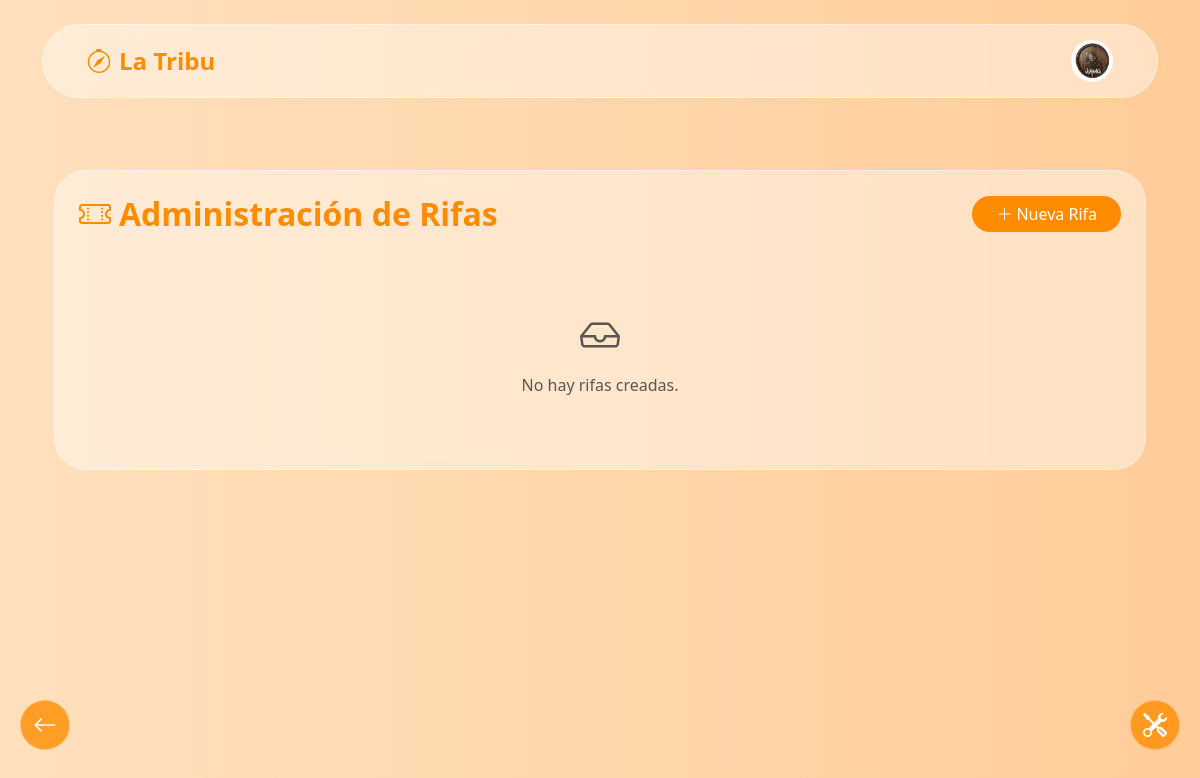
/admin/rifas (signed in), run on an earlier commit of the app's database.
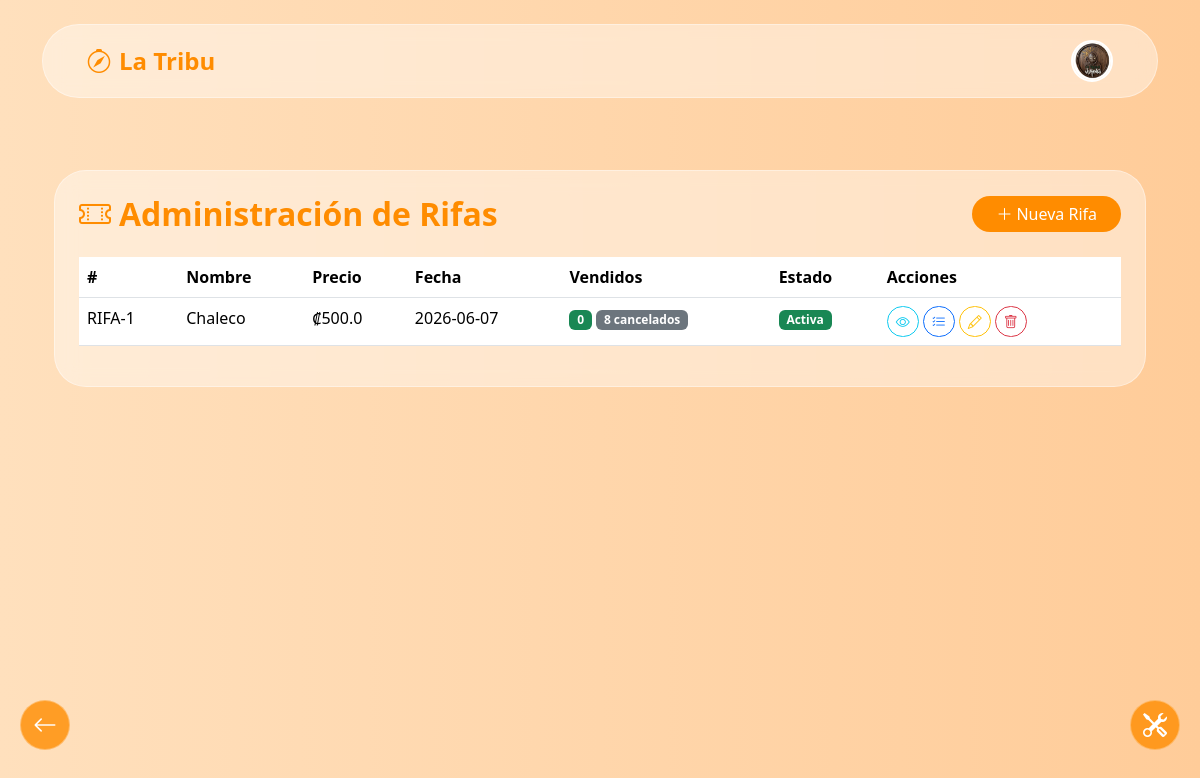
And on a later commit of the database.
### models.py (models this page shows)
class User(db.Model):
    id = db.Column(db.Integer, primary_key=True)
    role = db.Column(db.String(20), default='Usuario')
    weight = db.Column(db.Integer, default=1)
    avatar = db.Column(db.String(255), default='default.png')
    name = db.Column(db.String(100), nullable=False)
    last_name_1 = db.Column(db.String(100), nullable=False)
    last_name_2 = db.Column(db.String(100), nullable=False)
    email = db.Column(db.String(120), unique=True, nullable=False)
    phone_code = db.Column(db.String(10))
    phone = db.Column(db.String(20))
    dob = db.Column(db.Date)
    password_hash = db.Column(db.String(255), nullable=False)
    status = db.Column(db.String(20), default='Activo')
    whatsapp = db.Column(db.String(20))
    facebook = db.Column(db.String(255))
    instagram = db.Column(db.String(255))
    address = db.Column(db.String(255))
    institution = db.Column(db.String(200))
    other_info = db.Column(db.Text)
    reset_token = db.Column(db.String(64))
    reset_expires = db.Column(db.String(30))
    created_at = db.Column(db.DateTime, default=datetime.utcnow)
    updated_at = db.Column(db.DateTime, default=datetime.utcnow, onupdate=datetime.utcnow)

class Raffle(db.Model):
    __tablename__ = 'raffle'
    id = db.Column(db.Integer, primary_key=True)
    raffle_number = db.Column(db.String(50), unique=True, nullable=False)
    name = db.Column(db.String(200), nullable=False)
    price = db.Column(db.Float, nullable=False)
    prize = db.Column(db.String(500), nullable=False)
    detail = db.Column(db.Text, nullable=False)
    raffle_date = db.Column(db.Date, nullable=False)
    raffle_time = db.Column(db.String(50))
    image_filename = db.Column(db.String(255), nullable=False)
    winning_numbers = db.Column(db.Text, default='[]')  # JSON string
    sinpe_name_default = db.Column(db.String(200))
    sinpe_phone_default = db.Column(db.String(50))
    created_at = db.Column(db.DateTime, default=datetime.utcnow)
    is_active = db.Column(db.Boolean, default=True)
    selections = db.relationship('RaffleSelection', backref='raffle', lazy=True, cascade='all, delete-orphan')

### routes/rifas_admin.py (the view)
@bp.route('/admin/rifas')
def admin_rifas():
    if session.get('role') != 'Superusuario':
        flash('Acceso denegado', 'danger')
        return redirect(url_for('main.home'))
    rifas = Raffle.query.order_by(Raffle.created_at.desc()).all()
    raffle_data = []
    for r in rifas:
        total_sold     = RaffleSelection.query.filter_by(raffle_id=r.id, is_canceled=False).count()
        total_canceled = RaffleSelection.query.filter_by(raffle_id=r.id, is_canceled=True).count()
        raffle_data.append({
            'id': r.id, 'raffle_number': r.raffle_number, 'name': r.name,
            'price': r.price, 'raffle_date': r.raffle_date.strftime('%Y-%m-%d') if r.raffle_date else '',
            'total_sold': total_sold, 'total_canceled': total_canceled, 'is_active': r.is_active
        })
    return render_template('admin_rifas.html', rifas=raffle_data)

### routes/__init__.py (called while the page is built)
@bp.before_request
def ensure_session_avatar():
    if 'user_id' in session:
        if 'avatar' not in session or 'email' not in session:
            user = User.query.get(session['user_id'])
            if user:
                if 'avatar' not in session:
                    session['avatar'] = user.avatar or ''
                if 'email' not in session:
                    session['email'] = user.email or ''

### templates/admin_rifas.html (shortened to what this page needs)
{% extends "base.html" %}
{% block content %}
<div class="container mt-4">
    <div class="glass-panel rounded-5 p-4">
        <div class="d-flex align-items-center justify-content-between mb-4 flex-wrap gap-2">
            <h2 class="fw-bold text-orange mb-0"><i class="bi bi-ticket-perforated me-2"></i>Administración de Rifas</h2>
            <a href="{{ url_for('main.crear_rifa') }}" class="btn btn-orange rounded-pill px-4">
                <i class="bi bi-plus-lg me-1"></i>Nueva Rifa
            </a>
        </div>
        {% if not rifas %}
        <div class="text-center text-muted py-5">
            <i class="bi bi-inbox fs-1 d-block mb-2"></i>No hay rifas creadas.
        </div>
        {% else %}
        <div class="table-responsive">
            <table class="table">
                <thead>
                    <tr>
                        <th>#</th>
                        <th>Nombre</th>
                        <th class="d-none d-md-table-cell">Precio</th>
                        <th class="d-none d-md-table-cell">Fecha</th>
                        <th class="d-none d-md-table-cell">Vendidos</th>
                        <th class="d-none d-md-table-cell">Estado</th>
                        <th>Acciones</th>
                    </tr>
                </thead>
                <tbody>
                    {% for rifa in rifas %}
                    <tr>
                        <td>{{ rifa.raffle_number }}</td>
                        <td>{{ rifa.name }}</td>
                        <td class="d-none d-md-table-cell">₡{{ rifa.price }}</td>
                        <td class="d-none d-md-table-cell">{{ rifa.raffle_date }}</td>
                        <td class="d-none d-md-table-cell">
                            <span class="badge bg-success">{{ rifa.total_sold }}</span>
                            {% if rifa.total_canceled > 0 %}
                            <span class="badge bg-secondary">{{ rifa.total_canceled }} cancelados</span>
                            {% endif %}
                        </td>
                        <td class="d-none d-md-table-cell">
                            {% if rifa.is_active %}
                            <span class="badge bg-success">Activa</span>
                            {% else %}
                            <span class="badge bg-secondary">Cerrada</span>
                            {% endif %}
                        </td>
                        <td>
                            <div class="d-flex gap-1 flex-wrap">
                                <a href="{{ url_for('main.rifa_detalle', raffle_id=rifa.id) }}" class="btn btn-sm btn-outline-info rounded-pill" title="Ver">
                                    <i class="bi bi-eye"></i>
                                </a>
                                <a href="{{ url_for('main.ver_selecciones', raffle_id=rifa.id) }}" class="btn btn-sm btn-outline-primary rounded-pill" title="Selecciones">
                                    <i class="bi bi-list-check"></i>
                                </a>
                                <a href="{{ url_for('main.editar_rifa', raffle_id=rifa.id) }}" class="btn btn-sm btn-outline-warning rounded-pill" title="Editar">
                                    <i class="bi bi-pencil"></i>
                                </a>
                                <button onclick="eliminarRifa({{ rifa.id }})" class="btn btn-sm btn-outline-danger rounded-pill" title="Eliminar">
                                    <i class="bi bi-trash"></i>
                                </button>
                            </div>
                        </td>
                    </tr>
                    {% endfor %}
                </tbody>
            </table>
        </div>
        {% endif %}
    </div>
</div>
{% endblock %}

### templates/base.html (shortened to what this page needs)
<!DOCTYPE html>
<html lang="es" data-theme="light">
<head>
    <link rel="stylesheet" href="{{ url_for('static', filename='css/bootstrap.css') }}?v=2">
    <link rel="stylesheet" href="{{ url_for('static', filename='css/bootstrap-icons.css') }}?v=2">
    <link rel="stylesheet" href="{{ url_for('static', filename='css/global.css') }}?v=2">
    <link rel="stylesheet" href="{{ url_for('static', filename='css/main.css') }}?v=2">
    <link rel="stylesheet" href="{{ url_for('static', filename='css/base.css') }}?v=2">
</head>
<body>
    <div class="container mt-4">
        <nav class="navbar navbar-expand-lg d-none d-md-flex custom-navbar glass-panel rounded-pill">
            <div class="container-fluid">
                <a class="navbar-brand text-orange fw-bold fs-4 d-flex align-items-center gap-2" href="/">
                    <i class="bi bi-compass"></i> La Tribu
                </a>
                <div class="ms-auto d-flex align-items-center gap-3">
                    {% if session.get('user_id') %}
                        {% set nav_avatar = session.get('avatar') or '' %}
                        <a href="{{ url_for('main.profile') }}" class="d-flex align-items-center text-decoration-none" title="Mi Perfil">
                            <div class="rounded-circle overflow-hidden border border-2 border-white shadow-sm d-flex align-items-center justify-content-center bg-orange" style="width:42px;height:42px;flex-shrink:0;">
                                {% if nav_avatar and nav_avatar != 'default.png' %}
                                    <img src="{{ url_for('static', filename=nav_avatar) }}" alt="Avatar" style="width:100%;height:100%;object-fit:cover;">
                                {% else %}
                                    <i class="bi bi-person-fill text-white fs-5"></i>
                                {% endif %}
                            </div>
                        </a>
                    {% else %}
                        <button class="btn btn-orange rounded-pill px-4 shadow-sm fw-bold d-flex align-items-center" data-bs-toggle="modal" data-bs-target="#loginModal">
                            <i class="bi bi-box-arrow-in-right me-2 fs-5"></i> Ingresar
                        </button>
                    {% endif %}
                </div>
            </div>
        </nav>
    </div>
    <main class="container mt-2 mt-md-5 mb-5 pb-5 content-wrapper">
        {% block content %}
        {% endblock %}
    </main>
    {% if request.path != '/' %}
    <button id="btnBack" class="btn-global-back" onclick="if(document.referrer.includes(window.location.host) && window.history.length > 1) { window.history.back(); } else { window.location.href='/'; }" title="Volver Atrás">
        <i class="bi bi-arrow-left fs-4"></i>
    </button>
    {% endif %}
    {% if session.get('role') == 'Superusuario' %}
    <div class="dropdown dropup">
        <a href="#" class="btn-global-add dropdown-toggle" data-bs-toggle="dropdown" aria-expanded="false" title="Herramientas de Admin" style="text-decoration: none;">
            <i class="bi bi-tools fs-4"></i>
        </a>
    </div>
    {% endif %}
{% include 'partials/base_scripts.html' %}

### templates/partials/base_scripts.html (shortened to what this page needs)
</body>
</html>

### static/css/global.css (style rules this page uses)
:root { --bg-dark: #1e1e1e; --bg-darker: #121212; --text-light: #f1f1f1; --primary-orange: #ff8c00; --primary-hover: #e07b00; --nav-mobile-height: 65px; }
.text-orange { color: var(--primary-orange) !important; }
a { color: var(--primary-orange); text-decoration: none; }
.custom-navbar { background-color: var(--bg-dark); border-bottom: 2px solid var(--primary-orange); }
.btn-global-back { position: fixed; bottom: calc(var(--nav-mobile-height) + 20px); left: 20px; width: 50px; height: 50px; border-radius: 50%; background-color: var(--primary-orange); color: white; border: none; box-shadow: 0 4px 6px rgba(0,0,0,0.3); z-index: 1020; display: flex; justify-content: center; align-items: center; cursor: pointer; }

### static/css/base.css (style rules this page uses)
body { background: linear-gradient(to right, #ffe0bd 0%, #ffcc99 100%); background-attachment: fixed; min-height: 100vh; display: flex; flex-direction: column; }
.glass-panel { background: rgba(255, 255, 255, 0.4); backdrop-filter: blur(10px); -webkit-backdrop-filter: blur(10px); border: 1px solid rgba(255, 255, 255, 0.4); box-shadow: 0 8px 32px 0 rgba(31, 38, 135, 0.05); }
.btn-orange { background-color: var(--primary-orange, #ff8c00); color: #fff; border: none; transition: all 0.3s ease; }
.custom-navbar { padding: 0.8rem 2rem; z-index: 1040; }
.btn-global-back { position: fixed; bottom: calc(var(--nav-mobile-height, 70px) - 15px); left: 20px; width: 50px; height: 50px; border-radius: 50%; background: rgba(255, 140, 0, 0.8); backdrop-filter: blur(5px); color: white; border: 1px solid rgba(255, 255, 255, 0.3); box-shadow: 0 4px 15px rgba(255, 140, 0, 0.4); z-index: 1045; display: flex; justify-content: center; align-items: center; cursor: pointer; transition: all 0.3s ease; }
.btn-global-add { position: fixed; bottom: calc(var(--nav-mobile-height, 70px) - 15px); right: 20px; width: 50px; height: 50px; border-radius: 50%; background: rgba(255, 140, 0, 0.8); backdrop-filter: blur(5px); color: white; border: 1px solid rgba(255, 255, 255, 0.3); box-shadow: 0 4px 15px rgba(255, 140, 0, 0.4); z-index: 1045; display: flex; justify-content: center; align-items: center; cursor: pointer; transition: all 0.3s ease; text-decoration: none; }
*, *::before, *::after { box-shadow: none !important; text-shadow: none !important; }

### templates/base.html (style rules this page uses)
*, *::before, *::after { box-shadow: none !important; text-shadow: none !important; }
.shadow, .shadow-sm, .shadow-lg, .shadow-none, [class*="shadow"] { box-shadow: none !important; }
.btn-global-add.dropdown-toggle::after { display: none !important; }

What changed in the data, as far as the page shows it:
added Raffle: raffle_number "RIFA-1", name "Chaleco", price "500.0", raffle_date "2026-06-07", total_sold "0", total_canceled "8"
Also different on the page:
text no longer shown: "No hay rifas creadas."
text now shown: "# Nombre Precio Fecha Vendidos Estado Acciones"
